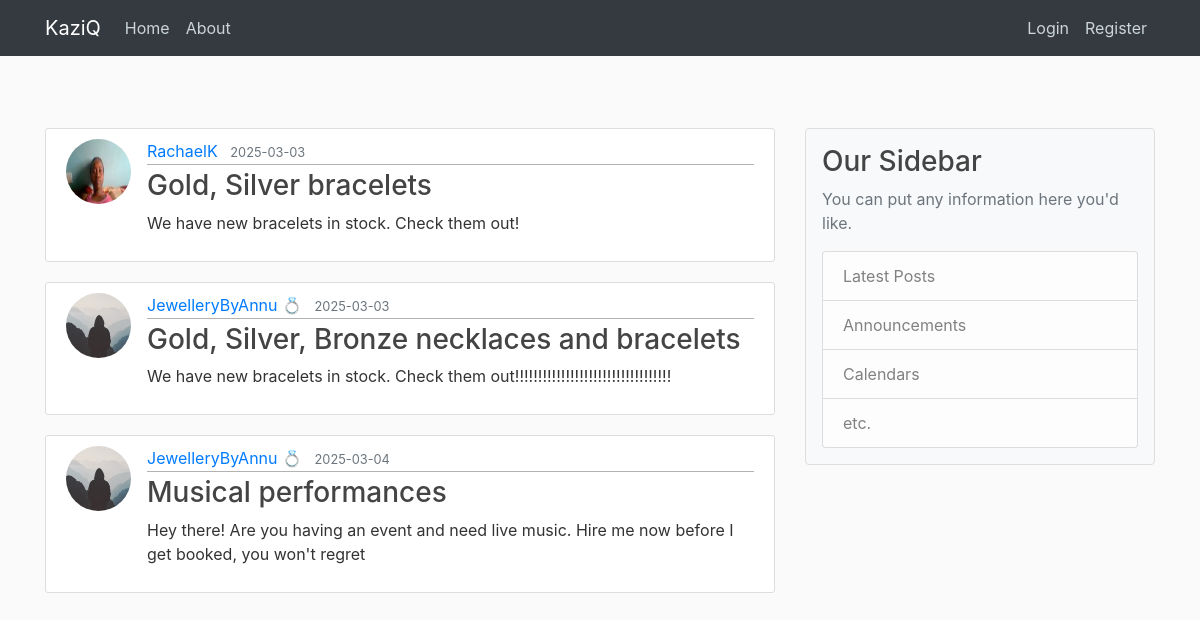
The page / on the database its author committed.
### flaskblog/models.py (models this page shows, shortened)
class Post(db.Model):
    id = db.Column(db.Integer, primary_key=True)
    title = db.Column(db.String(100), nullable=False)
    date_posted = db.Column(db.DateTime, nullable=False, default=datetime.utcnow)
    content = db.Column(db.Text, nullable=False)
    user_id = db.Column(db.Integer, db.ForeignKey('user.id'), nullable=False)

class User(db.Model, UserMixin):
    id = db.Column(db.Integer, primary_key=True)
    username = db.Column(db.String(20), unique=True, nullable=False)
    email = db.Column(db.String(120), unique=True, nullable=False)
    image_file = db.Column(db.String(20), nullable=False, default='default.jpg')
    password = db.Column(db.String(60), nullable=False)
    posts = db.relationship('Post', backref='author', lazy=True)

### flaskblog/routes.py (the view)
@app.route('/home')
@app.route('/')
def home():
    page = request.args.get('page', 1, type=int)
    posts = Post.query.order_by(Post.date_posted.asc()).paginate(page=page, per_page=3)
    return render_template('home.html', posts=posts, title='Home')

### flaskblog/templates/home.html
{% extends 'layout.html' %}
{% block content %}
    {% for post in posts %}
      <article class="media content-section">
        <img class="rounded-circle article-img" src="{{ url_for('static', filename='profile_pics/' + post.author.image_file) }}">
          <div class="media-body">
            <div class="article-metadata">
              <a class="mr-2" href="#">{{ post.author.username }}</a>
              <small class="text-muted">{{ post.date_posted.strftime('%Y-%m-%d') }}</small>
            </div>
            <h3><a class="article-title" href="{{ url_for('post', post_id=post.id)}}">{{ post.title }}</a></h3>
            <p class="article-content">{{ post.content }}</p>
          </div>
      </article>
    {% endfor%}
{% endblock %}

### flaskblog/templates/layout.html (shortened to what this page needs)
<!DOCTYPE html>
<html lang="en">
<head>
    <link rel="stylesheet" href="https://cdn.jsdelivr.net/npm/bootstrap@4.3.1/dist/css/bootstrap.min.css">
    <link rel="stylesheet" type="text/css" href="{{ url_for('static', filename='main.css') }}">
</head>
<body>
    <header class="site-header">
        <nav class="navbar navbar-expand-md navbar-dark bg-dark fixed-top">
            <div class="container">
                <a class="navbar-brand" href="/">KaziQ</a>
                <div class="collapse navbar-collapse" id="navbarToggle">
                    <div class="navbar-nav mr-auto">
                        <a class="nav-item nav-link" href="{{url_for('home')}}">Home</a>
                        <a class="nav-item nav-link" href="{{url_for('about')}}">About</a>
                    </div>
                    <div class="navbar-nav">
                        {% if current_user.is_authenticated %}
                            <a class="nav-item nav-link" href="{{url_for('new_post')}}">New Post</a>
                            <a class="nav-item nav-link" href="{{url_for('account')}}">Account</a>
                            <a class="nav-item nav-link" href="{{url_for('logout')}}">Logout</a>
                        {% else %}
                            <a class="nav-item nav-link" href="{{url_for('login')}}">Login</a>
                            <a class="nav-item nav-link" href="{{url_for('register')}}">Register</a>
                        {% endif %}
                    </div>
                </div>
            </div>
        </nav>
    </header>
    <main role="main" class="container mt-5 pt-5">
        <div class="row">
            <div class="col-md-8">
                {% block content %}{% endblock %}
            </div>
            <div class="col-md-4">
                <aside class="content-section bg-light p-3 rounded">
                    <h3>Our Sidebar</h3>
                    <p class='text-muted'>You can put any information here you'd like.</p>
                    <ul class="list-group">
                        <li class="list-group-item list-group-item-light">Latest Posts</li>
                        <li class="list-group-item list-group-item-light">Announcements</li>
                        <li class="list-group-item list-group-item-light">Calendars</li>
                        <li class="list-group-item list-group-item-light">etc.</li>
                    </ul>
                </aside>
            </div>
        </div>
    </main>
</body>
</html>

### flaskblog/static/main.css (style rules this page uses)
body { background: #fafafa; color: #333333; margin-top: 5rem; }
h1, h2, h3, h4, h5, h6 { color: #444444; }
.site-header .navbar-nav .nav-link { color: #cbd5db; }
.content-section { background: #ffffff; padding: 10px 20px; border: 1px solid #dddddd; border-radius: 3px; margin-bottom: 20px; }
.article-title { color: #444444; }
.article-content { white-space: pre-line; }
.article-img { height: 65px; width: 65px; margin-right: 16px; }
.article-metadata { padding-bottom: 1px; margin-bottom: 4px; border-bottom: 1px solid #b3b1b1; }

### rows shown on the page
Post: image_file (picture), author.username "RachaelK", date_posted "2025-03-03", title "Gold, Silver bracelets", content "We have new bracelets in stock. Check them out!"
Post: image_file (placeholder picture), author.username "JewelleryByAnnu 💍", date_posted "2025-03-03", title "Gold, Silver, Bronze necklaces and bracelets", content "We have new bracelets in stock. Check them out!!!!!!!!!!!!!!!!!!!!!!!!!!!!!!!!!!"
Post: image_file (placeholder picture), author.username "JewelleryByAnnu 💍", date_posted "2025-03-04", title "Musical performances", content "Hey there! Are you having an event and need live music. Hire me now before I get booked, you won't regret"
